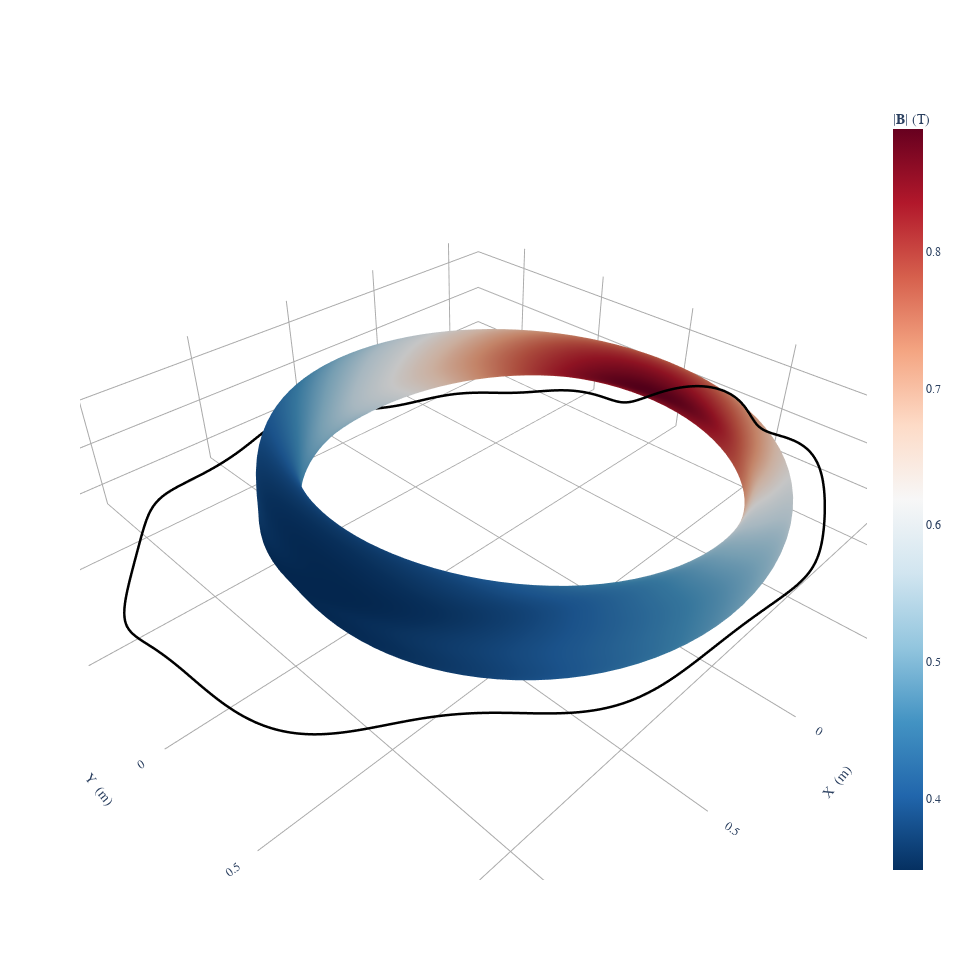

The notebook cell this image was saved under:
### Code cell
if use_spline:
    fig = plot_coils(umbilic_opt)
else:
    fig = plot_coils(field_opt.coils[-1])
plot_3d(eq, "|B|", fig=fig)

### Figure 1 — Plotly figure (JSON) as saved in the notebook; plotly's stock layout.template omitted (floating-point values rounded to 4 significant figures; data arrays with more than 128 entries replaced by an {"elided": "..."} marker saying what was removed)
{"data": [{"hovertext": "Current = -310428.87001802964 (A)", "line": {"color": "black", "dash": "solid", "width": 5}, "marker": {"opacity": 0, "size": 0}, "name": "CoilSet[0]", "showlegend": false, "type": "scatter3d", "x": {"elided": "801 float values"}, "y": {"elided": "801 float values"}, "z": {"elided": "801 float values"}}, {"colorbar": {"title": {"text": "|𝐁| (T)"}}, "colorscale": [[0, "rgb(5,48,97)"], [0.1, "rgb(33,102,172)"], [0.2, "rgb(67,147,195)"], [0.3, "rgb(146,197,222)"], [0.4, "rgb(209,229,240)"], [0.5, "rgb(247,247,247)"], [0.6, "rgb(253,219,199)"], [0.7, "rgb(244,165,130)"], [0.8, "rgb(214,96,77)"], [0.9, "rgb(178,24,43)"], [1, "rgb(103,0,31)"]], "flatshading": true, "i": {"elided": "20200 int values"}, "intensity": {"elided": "10201 float values"}, "j": {"elided": "20200 int values"}, "k": {"elided": "20200 int values"}, "name": "|𝐁| (T)", "opacity": 1, "showscale": true, "type": "mesh3d", "x": {"elided": "10201 float values"}, "y": {"elided": "10201 float values"}, "z": {"elided": "10201 float values"}}], "layout": {"font": {"family": "Times"}, "height": 960.3, "scene": {"aspectmode": "data", "xaxis": {"backgroundcolor": "white", "gridcolor": "darkgrey", "showbackground": false, "showgrid": true, "showticklabels": true, "title": {"text": "X  (m)"}, "zeroline": true, "zerolinecolor": "darkgrey"}, "yaxis": {"backgroundcolor": "white", "gridcolor": "darkgrey", "showbackground": false, "showgrid": true, "showticklabels": true, "title": {"text": "Y  (m)"}, "zeroline": true, "zerolinecolor": "darkgrey"}, "zaxis": {"backgroundcolor": "white", "gridcolor": "darkgrey", "showbackground": false, "showgrid": true, "showticklabels": true, "title": {"text": "Z  (m)"}, "zeroline": true, "zerolinecolor": "darkgrey"}}, "title": {"text": "", "x": 0.5, "xanchor": "center", "y": 0.9, "yanchor": "top"}, "width": 960.3}}
